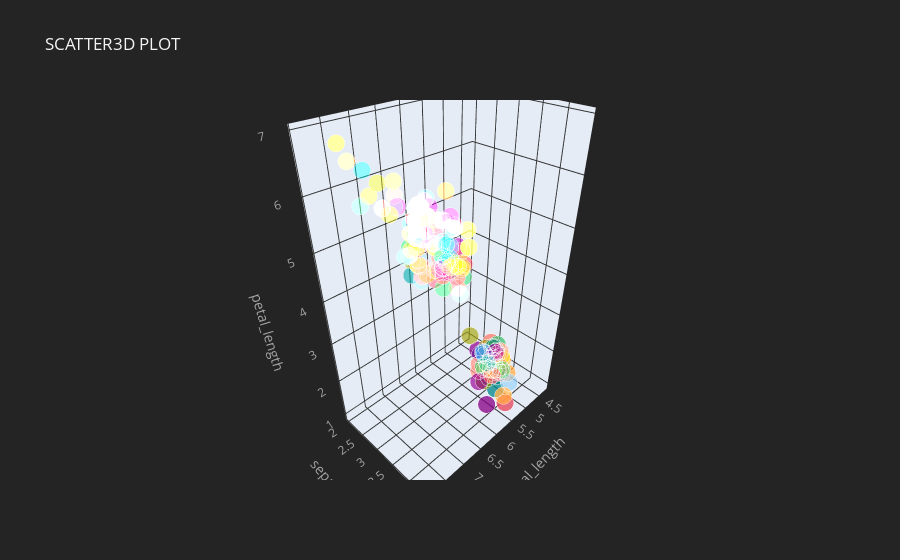

The notebook cell this image was saved under:
### Code cell
df.iplot(kind = 'scatter3d', x = 'sepal_length', y= 'sepal_width', z = 'petal_length',title='SCATTER3D PLOT',xTitle='sepal_length',yTitle='sepal_width',zTitle='petal_length')

### Figure 1 — Plotly figure (JSON) as saved in the notebook; plotly's stock layout.template omitted (floating-point values rounded to 4 significant figures; data arrays with more than 128 entries replaced by an {"elided": "..."} marker saying what was removed)
{"data": [{"marker": {"color": {"elided": "150 str values"}, "opacity": 0.8, "size": {"elided": "150 int values"}, "symbol": "circle"}, "mode": "markers", "text": {"elided": "150 str values"}, "type": "scatter3d", "x": {"elided": "150 float values"}, "y": {"elided": "150 float values"}, "z": {"elided": "150 float values"}}], "layout": {"legend": {"bgcolor": "#242424", "font": {"color": "#F4F4F4"}}, "paper_bgcolor": "#242424", "plot_bgcolor": "#242424", "scene": {"xaxis": {"gridcolor": "#343434", "showgrid": true, "tickfont": {"color": "#A4A4A4"}, "title": {"font": {"color": "#A4A4A4"}, "text": "sepal_length"}, "zerolinecolor": "#343434"}, "yaxis": {"gridcolor": "#343434", "showgrid": true, "tickfont": {"color": "#A4A4A4"}, "title": {"font": {"color": "#A4A4A4"}, "text": "sepal_width"}, "zerolinecolor": "#343434"}, "zaxis": {"gridcolor": "#343434", "showgrid": true, "tickfont": {"color": "#A4A4A4"}, "title": {"font": {"color": "#A4A4A4"}, "text": "petal_length"}, "zerolinecolor": "#343434"}}, "title": {"font": {"color": "#F4F4F4"}, "text": "SCATTER3D PLOT"}}}
